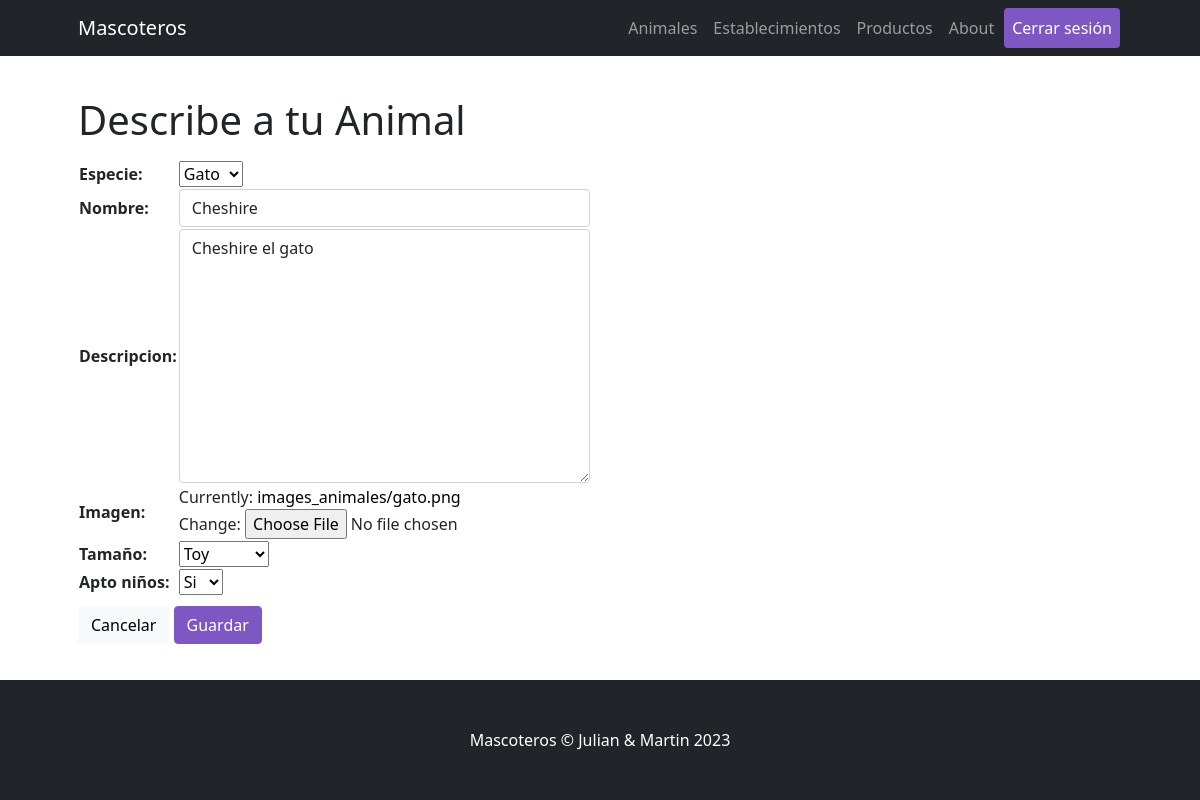
Screenshot of /Mascoteros/animal/editar/1 (signed in) with the database file from the repository.
### Mascoteros/models.py (models this page shows)
class Animal (models.Model):
    especie      = models.CharField(max_length=64)
    nombre       = models.CharField(max_length=64)
    descripcion  = models.CharField(max_length=500)
    imagen       = models.ImageField(upload_to='images_animales')
    tamaño       = models.CharField(max_length=32)
    apto_niños   = models.BooleanField()

### Mascoteros/views.py (the view)
# urls.py: path("animal/editar/<int:pk>", ActualizarAnimal.as_view(), name="AnimalesEditar"),
class ActualizarAnimal(LoginRequiredMixin, UpdateView):
    model = Animal
    form_class = AnimalFormulario
    success_url = "/Mascoteros/animal/list"
    template_name = "Mascoteros/animal/animal_form.html"

### Mascoteros/forms.py
class AnimalFormulario(forms.ModelForm):
    class Meta:
        model = Animal
        fields = ("especie", "nombre", "descripcion", "imagen", "tamaño", "apto_niños")
        widgets = {
            'nombre': forms.TextInput(attrs={'class': 'form-control'}),
            'especie': forms.Select(choices=opciones_especie),
            'descripcion': forms.Textarea(attrs={'class': 'form-control'}),
            'tamaño':  forms.Select(choices=opciones_tamaño),
            'apto_niños': forms.Select(choices=opciones_apto_niños)
        }

### Mascoteros/templates/Mascoteros/animal/animal_form.html (shortened to what this page needs)
{% extends "Mascoteros/parent.html" %}
{% load static %}
{% block contenidoDinamico %}
<h1 class="card-title">Describe a tu Animal</h1>
<form action="" enctype="multipart/form-data" method="POST"> {% csrf_token %}
    <div class="d-flex">
        <table>
            {{form.as_table}}
        </table>
    </div>
    <a href="{% url 'AnimalesLista' %}" class="btn btn btn-light" role="button" aria-pressed="true">Cancelar</a>
    <button type="submit" class="btn btn-dark">Guardar</button>
</form>
{% endblock %}

### rows the page displays
Animal: especie "Gato", nombre "Cheshire", descripcion "Cheshire el gato", tamaño "Toy", apto_niños "Si"
